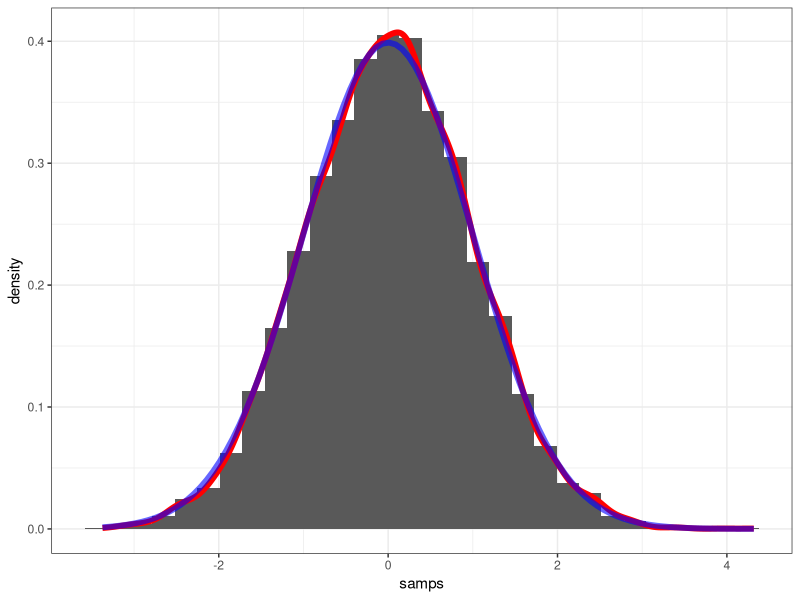
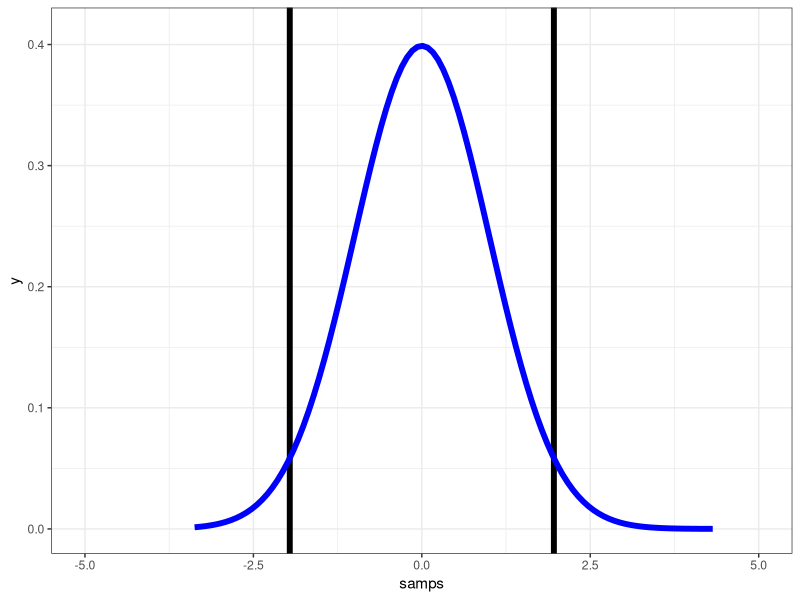

The R source for these figures, in order:
## ---- chunk 1
stdnorm_samps <- data.frame( samps = rnorm(n = 10000, mean = 0, sd = 1) )

library(ggplot2)

ggplot(data = stdnorm_samps, aes(x = samps)) +
  geom_histogram( aes( y = ..density.. ) ) +
  geom_density(colour = "red", size = 2) + 
  stat_function( fun = dnorm, colour = "blue", alpha = 0.6, size = 2) +
  theme_bw()
## ---- chunk 2
qnorm(.025)
qnorm(.975)
## ---- chunk 3
ggplot(data = stdnorm_samps, aes(x = samps)) +
  coord_cartesian(xlim = c(-5, 5), ylim = c(0, 0.41)) +
  geom_vline(xintercept = c(-1.96, 1.96), size = 2 ) +
  stat_function( fun = dnorm, colour = "blue", size = 2) +
  theme_bw()
## ---- chunk 4

## ---- chunk 5

